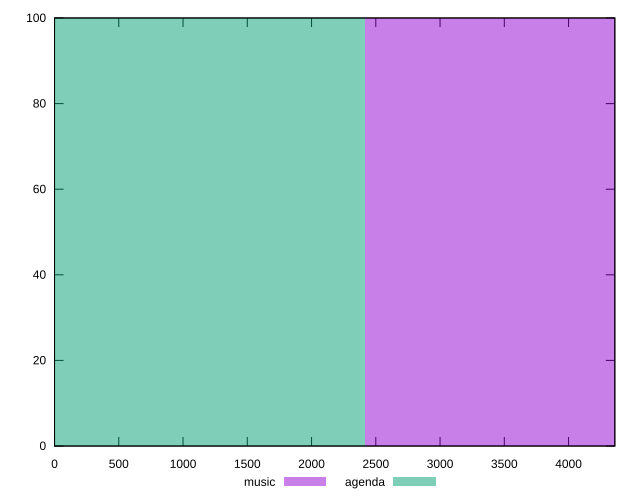

Reproduce this figure in gnuplot.
reset

$music <<EOF
4832.934487278805 100
EOF

$agenda <<EOF
0 100
EOF

set key outside below
set boxwidth 4832.934487278805
set xrange [0:4360]
set yrange [0:100]
set trange [0:100]
set style fill transparent solid 0.5 noborder
set terminal svg size 640, 500 enhanced background rgb 'white'
set output "reports/report_00031_2021-02-24T23-18-18.084Z/unused-javascript/comparison/histogram/0_vs_1.svg"

plot $music title "music" with boxes, \
     $agenda title "agenda" with boxes

reset
